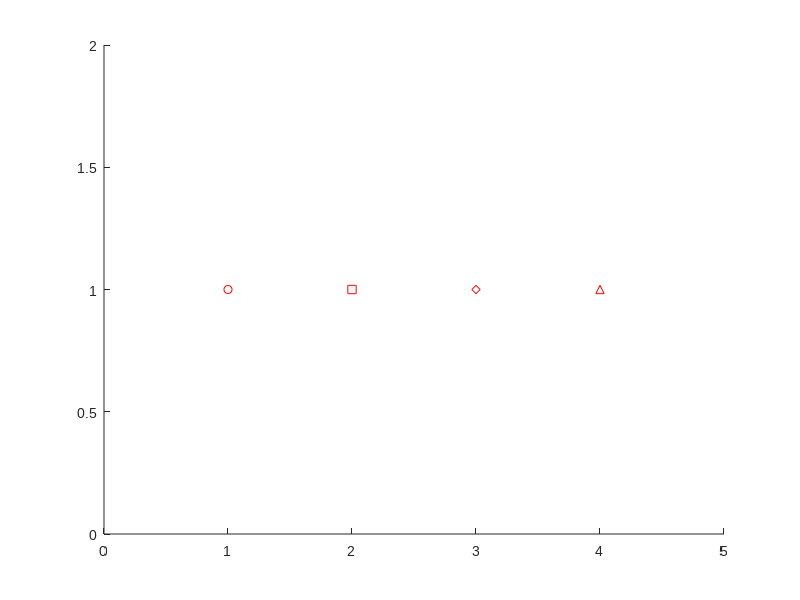

Source code (MATLAB): (Note: this script raises an error after producing the figure.)
% Additional independent MATLAB contexts; original sources are read-only.
root=fileparts(fileparts(mfilename('fullpath')));addpath(fullfile(root,'fracpaq-matlab'));
base=fullfile(root,'tests/reference/sprint16/final');out=fullfile(base,'native-contexts');
if ~exist(out,'dir'),mkdir(out);end;cd(out);
set(groot,'DefaultFigureVisible','off','DefaultAxesFontName','Arial','DefaultTextFontName','Arial');
global sTag;sTag='_context';native_version=version;records=struct;
f=figure;ax=axes;hold on;
for i=1:4
 names={'o','s','d','^'};plot(i,1,names{i},'MarkerSize',6,'Color','r');
end
xlim([0 5]);ylim([0 2]);guiPrint(f,'markers');print(f,'markers.svg','-dsvg');close all;
maxima=[1 1.2345645446 1.0064e-12 3.6 4.1 5.8];polar=struct([]);
for i=1:numel(maxima)
 f=figure;ax=polaraxes;polarplot(ax,0:pi/180:2*pi,ones(1,361)*maxima(i));
 ax.ThetaZeroLocation='top';ax.ThetaDir='clockwise';title('Polar probe');
 guiPrint(f,['polar' num2str(i)]);
 polar(i).maximum=maxima(i);polar(i).limits=ax.RLim;polar(i).ticks=ax.RTick;close all;
end
f=figure;ax=axes;imagesc(magic(12));axis equal tight;cb=colorbar('southoutside');
xlabel('X, pixels');ylabel('Y, pixels');cb.Label.String='Colourbar label';
guiPrint(f,'colourbar');print(f,'colourbar.svg','-dsvg');
records.colourbar=struct('fontsize',cb.FontSize,'labelsize',cb.Label.FontSize,'ticklength',cb.TickLength,...
 'tickdirection',cb.TickDirection,'position',cb.Position,'gridalpha',ax.GridAlpha,...
 'minorgridalpha',ax.MinorGridAlpha,'minorgridlinestyle',ax.MinorGridLineStyle);close all;
records.polar=polar;
figure;[traces,~,~,~,~]=guiFracPaQ2Dlist(fullfile(root,'fracpaq-matlab/SD11A.txt'),0,gca,[0 0 1]);close all;
for kernel={'morlet','mexican'}
 kind=kernel{1};folder=fullfile(out,kind);if ~exist(folder,'dir'),mkdir(folder);end;cd(folder);
 start=tic;
 try
  guiFracPaQ2Dwavelet(traces,[16 32],[.5 .25],30,strcmp(kind,'morlet'),[0 0 1],false,false);
  records.(kind)=struct('success',true,'seconds',toc(start));
 catch err
  records.(kind)=struct('success',false,'seconds',toc(start),'identifier',err.identifier,'error',err.message,'stack',err.stack);
 end
 figs=findall(groot,'Type','figure');capture=cell(1,numel(figs));
 for i=1:numel(figs)
  axs=findall(figs(i),'Type','axes');entries=cell(1,numel(axs));
  for j=1:numel(axs)
   ax=axs(j);im=findall(ax,'Type','image');bars=findall(ax,'Type','bar');
   e=struct('title',{ax.Title.String},'position',ax.Position,'images',{{}},'bars',{{}});
   for k=1:numel(im),e.images{end+1}=im(k).CData;end
   for k=1:numel(bars),e.bars{end+1}=struct('x',bars(k).XData,'y',bars(k).YData);end
   entries{j}=e;
  end
  capture{i}=entries;
 end
 save('panels.mat','capture','native_version','-v7');close all;cd(out);
 disp(['Wavelet context finished: ' kind]);
end
fid=fopen('contexts.json','w');fwrite(fid,jsonencode(struct('native_version',native_version,'records',records,...
 'wavelets',struct('a',[16 32],'entered_L',[2 4],'ratios',[.5 .25],'step',30,'input','fracpaq-matlab/SD11A.txt'))));fclose(fid);
